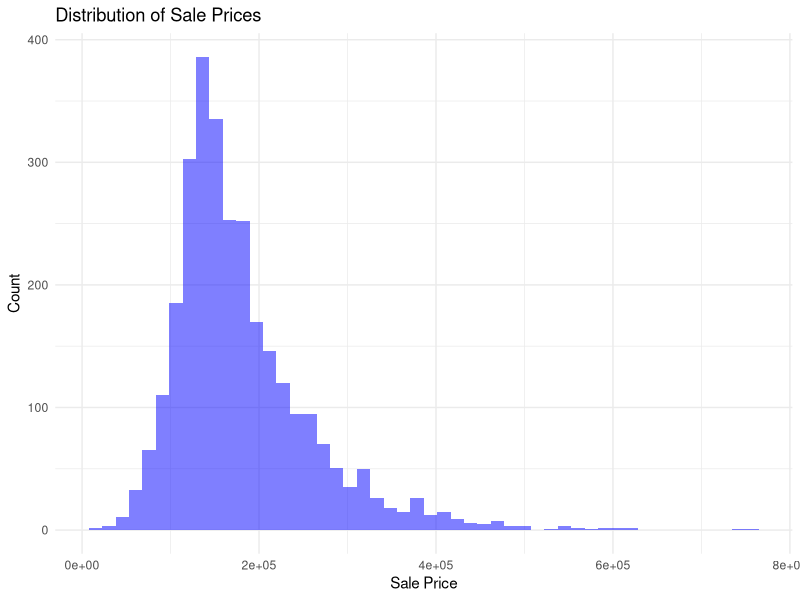
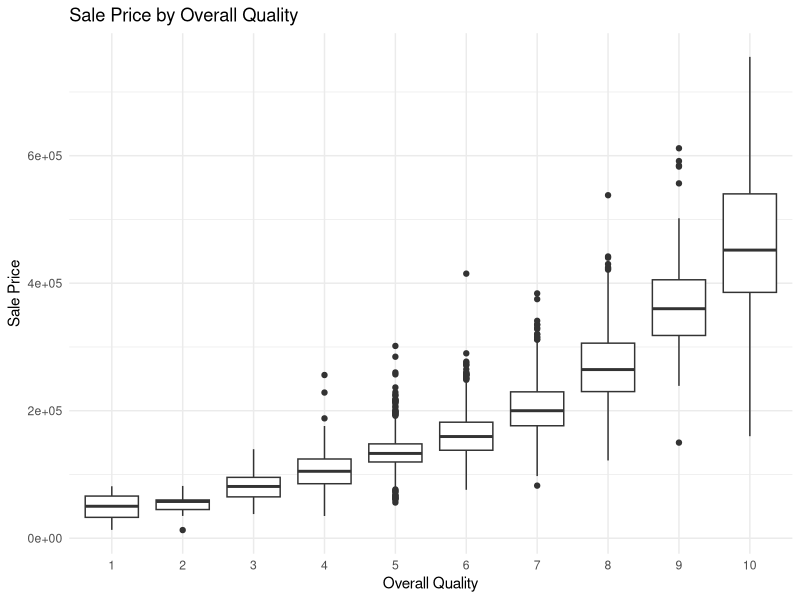
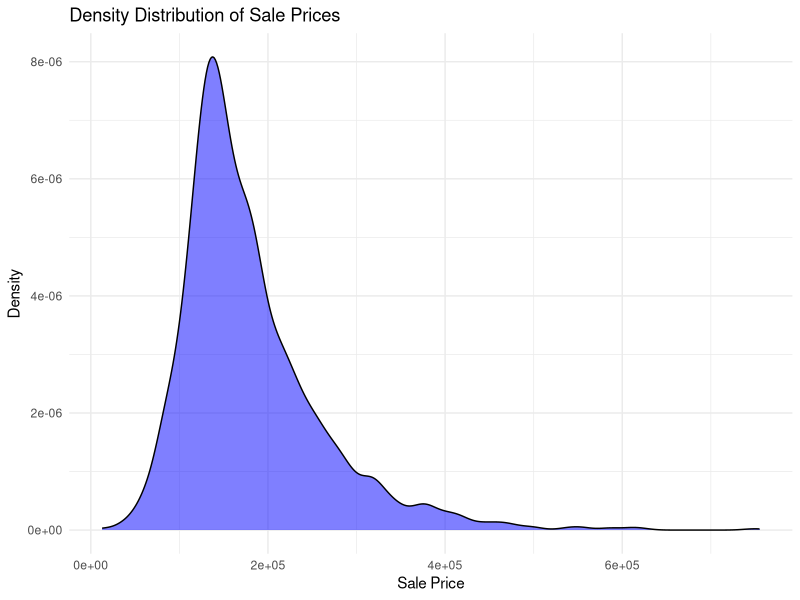
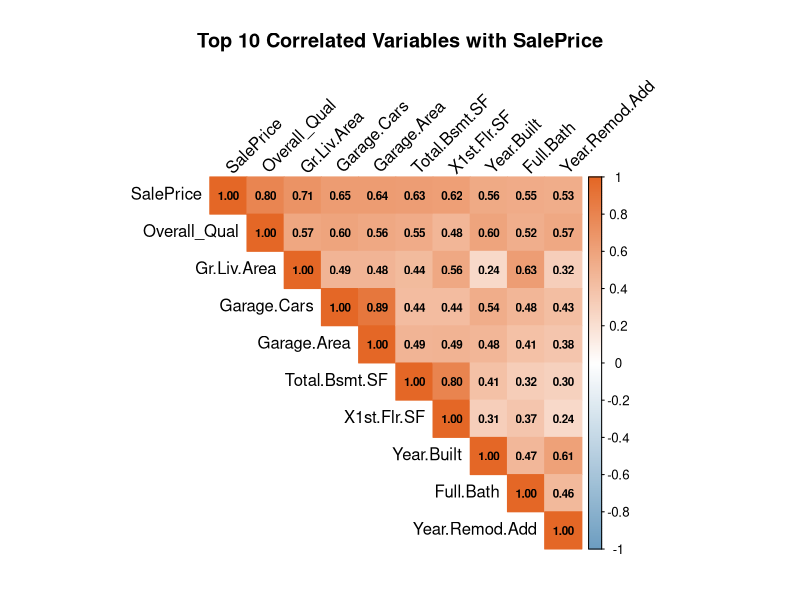
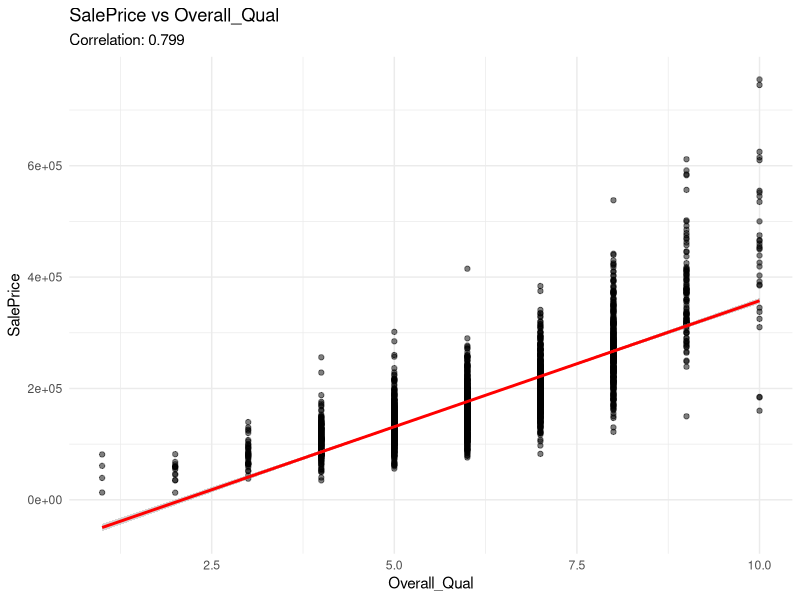
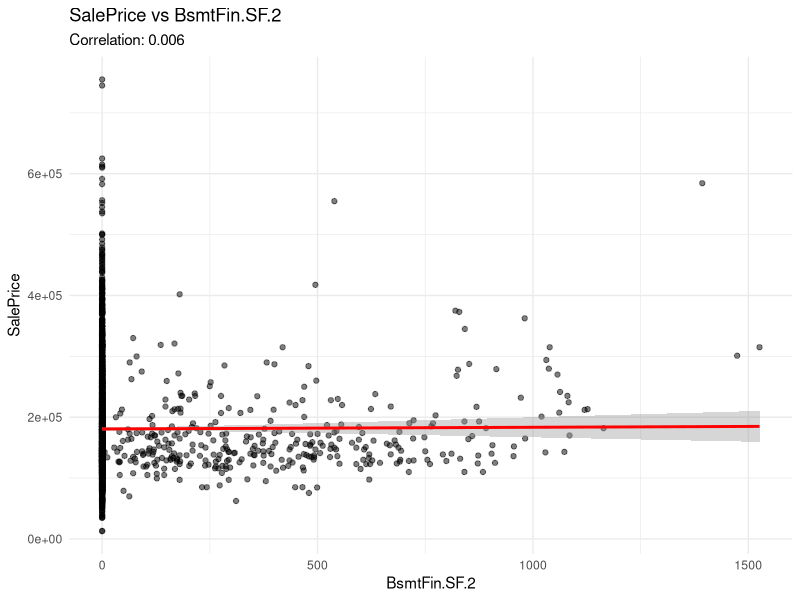
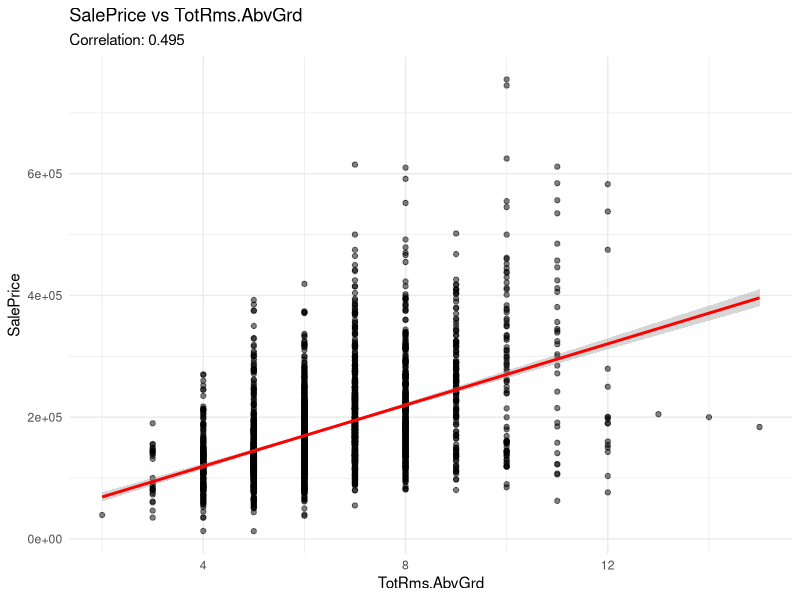
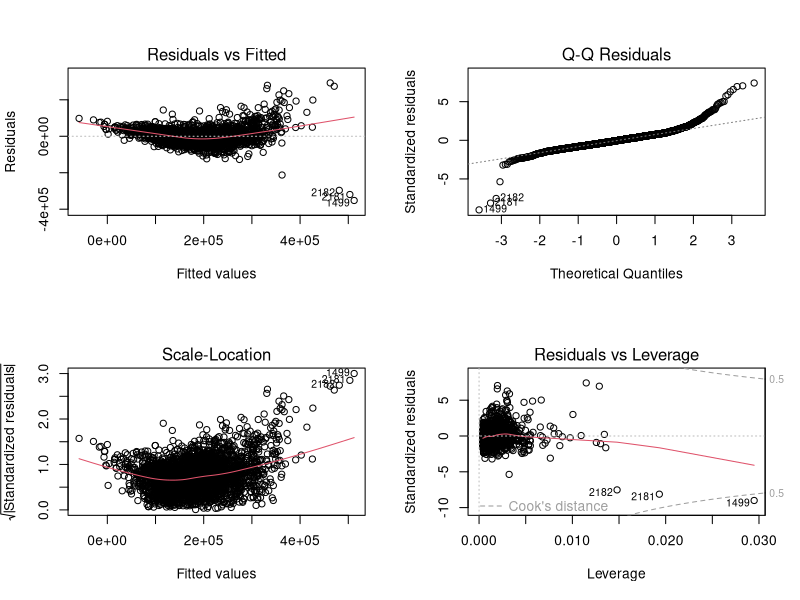

R code for these plots, in order:
# Load required libraries
library(readr)
library(dplyr)
library(ggplot2)
library(psych)
library(corrplot)

setwd(dirname(rstudioapi::getSourceEditorContext()$path))

dir.create("plots", showWarnings = FALSE)

ames_data <- read.csv("AmesHousing.csv")

#--------------------
# 1. Initial Data Exploration
#--------------------
# Display basic information
head(ames_data)
str(ames_data)
summary(ames_data)

# descriptive statistics
numeric_stats <- describe(ames_data[sapply(ames_data, is.numeric)])
print(numeric_stats)

#--------------------
# 2. Exploratory Data Analysis
#--------------------
# Sale Price Distribution
sale_price_hist <- ggplot(ames_data, aes(x = SalePrice)) +
  geom_histogram(bins = 50, fill = "blue", alpha = 0.5) +
  labs(title = "Distribution of Sale Prices",
       x = "Sale Price",
       y = "Count") +
  theme_minimal()
ggsave("plots/sale_price_distribution.png", 
       sale_price_hist, width = 10, height = 6)

# Quality vs Price
quality_price_plot <- ggplot(ames_data, aes(x = as.factor(Overall_Qual), y = SalePrice)) +
  geom_boxplot() +
  labs(title = "Sale Price by Overall Quality",
       x = "Overall Quality",
       y = "Sale Price") +
  theme_minimal()
ggsave("plots/quality_vs_price.png", 
       quality_price_plot, width = 10, height = 6)

# Sale Price Density
density_plot <- ggplot(ames_data, aes(x = SalePrice)) +
  geom_density(fill = "blue", alpha = 0.5) +
  labs(title = "Density Distribution of Sale Prices",
       x = "Sale Price",
       y = "Density") +
  theme_minimal()
ggsave("plots/sale_price_density.png", 
       density_plot, width = 10, height = 6)

#--------------------
# 3. Missing Value Analysis
#--------------------
# Identify missing values
missing_values <- colSums(is.na(ames_data))
missing_percent <- (missing_values/nrow(ames_data)) * 100
missing_summary <- data.frame(
  Missing_Count = missing_values,
  Missing_Percent = missing_percent
)
print(missing_summary[missing_summary$Missing_Count > 0, ])

# Create imputed dataset
ames_data_imputed <- ames_data
for(col in names(ames_data)) {
  if(is.numeric(ames_data[[col]])) {
    ames_data_imputed[[col]][is.na(ames_data_imputed[[col]])] <- mean(ames_data_imputed[[col]], na.rm = TRUE)
  }
}

#--------------------
# 4. Correlation Analysis
#--------------------
# Prepare numeric data
numeric_columns <- sapply(ames_data_imputed, is.numeric)
numeric_data <- ames_data_imputed[, numeric_columns]
numeric_data$Order <- NULL

correlation_matrix <- cor(numeric_data)

# Select top correlated variables with SalePrice
sale_price_cors <- sort(abs(correlation_matrix[, "SalePrice"]), decreasing = TRUE)
top_vars <- names(sale_price_cors)[1:10]  # Top 10 correlated variables

reduced_matrix <- correlation_matrix[top_vars, top_vars]

# Save correlation plot with improved readability
png("plots/correlation_matrix.png",
    width = 1000, height = 1000, res = 150)

corrplot(reduced_matrix, 
         method = "color", 
         type = "upper",
         tl.col = "black", 
         tl.srt = 45,
         addCoef.col = "black",
         number.cex = 0.7,        # Adjust size of correlation numbers
         col = colorRampPalette(c("#6D9EC1", "white", "#E46726"))(200),  # Custom color palette
         title = "Top 10 Correlated Variables with SalePrice",
         mar = c(2,2,4,2),       # Adjust margins
         number.digits = 2)       # Round to 2 decimal places

dev.off()

print("Top correlations with SalePrice:")
print(head(sale_price_cors, 10))

#--------------------
# 5. Correlation Matrix Interpretation
#--------------------
# Get exact correlations with SalePrice
sale_price_correlations <- correlation_matrix[, "SalePrice"]
sorted_correlations <- sort(sale_price_correlations, decreasing = TRUE)

# interpretation summary
cat("\nCorrelation Analysis Summary:\n")
cat("Strongest positive correlations with SalePrice:\n")
print(head(sorted_correlations, 5))

cat("\nWeakest correlations with SalePrice:\n")
print(tail(sorted_correlations, 5))

#--------------------
# 6. Scatter Plot Analysis
#--------------------
# Find variables for scatter plots
highest_cor <- names(sale_price_cors)[2]  # First is SalePrice itself
lowest_cor <- names(sort(abs(sale_price_correlations)))[1]
mid_cor <- names(which.min(abs(abs(sale_price_correlations) - 0.5)))

# Create scatter plots
# Highest correlation
high_scatter <- ggplot(ames_data_imputed, aes_string(x = highest_cor, y = "SalePrice")) +
  geom_point(alpha = 0.5) +
  geom_smooth(method = "lm", color = "red") +
  labs(title = paste("SalePrice vs", highest_cor),
       subtitle = paste("Correlation:", round(correlation_matrix[highest_cor, "SalePrice"], 3))) +
  theme_minimal()
ggsave("plots/highest_correlation_scatter.png", 
       high_scatter, width = 10, height = 6)

# Lowest correlation
low_scatter <- ggplot(ames_data_imputed, aes_string(x = lowest_cor, y = "SalePrice")) +
  geom_point(alpha = 0.5) +
  geom_smooth(method = "lm", color = "red") +
  labs(title = paste("SalePrice vs", lowest_cor),
       subtitle = paste("Correlation:", round(correlation_matrix[lowest_cor, "SalePrice"], 3))) +
  theme_minimal()
ggsave("plots/lowest_correlation_scatter.png", 
       low_scatter, width = 10, height = 6)

# Medium correlation (closest to 0.5)
mid_scatter <- ggplot(ames_data_imputed, aes_string(x = mid_cor, y = "SalePrice")) +
  geom_point(alpha = 0.5) +
  geom_smooth(method = "lm", color = "red") +
  labs(title = paste("SalePrice vs", mid_cor),
       subtitle = paste("Correlation:", round(correlation_matrix[mid_cor, "SalePrice"], 3))) +
  theme_minimal()
ggsave("plots/medium_correlation_scatter.png", 
       mid_scatter, width = 10, height = 6)

#--------------------
# 7. Initial Regression Model
#--------------------
# top 3 continuous variables based on correlation
top_predictors <- names(sale_price_cors)[2:4]  # Excluding SalePrice itself
cat("\nSelected predictors for regression model:\n")
print(top_predictors)

# Create the regression model
initial_model <- lm(SalePrice ~ get(top_predictors[1]) + 
                      get(top_predictors[2]) + 
                      get(top_predictors[3]), 
                    data = ames_data_imputed)

# Model summary
cat("\nRegression Model Summary:\n")
print(summary(initial_model))

# Create diagnostic plots
png("plots/regression_diagnostics.png",
    width = 1200, height = 1200, res = 150)
par(mfrow=c(2,2))
plot(initial_model)
dev.off()

# VIF to check for multicollinearity
library(car)
vif_values <- vif(initial_model)
cat("\nVariance Inflation Factors:\n")
print(vif_values)

#--------------------
# 8. Model Equation and Coefficient Interpretation
#--------------------
# Get model coefficients and variable names
model_coef <- round(coef(initial_model), 2)
model_vars <- top_predictors

# Print model equation
cat("\nModel Equation:\n")
cat("SalePrice =", model_coef[1], "+", 
    paste(model_coef[-1], "×", model_vars, collapse = " + "), "\n")

# Print coefficient interpretations
cat("\nCoefficient Interpretations:\n")
cat("• Intercept:", model_coef[1], 
    "- The expected sale price when all predictors are zero\n")

for(i in 1:length(model_vars)) {
  cat("•", model_vars[i], "coefficient:", model_coef[i+1],
      "- For each one unit increase in", model_vars[i],
      ", the sale price is expected to increase by $", model_coef[i+1],
      ", holding other variables constant\n")
}

#--------------------
# 9. Diagnostic Plot Interpretation
#--------------------
# Create diagnostic plots with detailed labels
png("plots/detailed_diagnostics.png",
    width = 1200, height = 1200, res = 150)
par(mfrow=c(2,2))

# Plot 1: Residuals vs Fitted
plot(initial_model, which = 1, 
     main = "Residuals vs Fitted\n(Check for Linearity)",
     caption = "")

# Plot 2: Normal Q-Q
plot(initial_model, which = 2,
     main = "Normal Q-Q Plot\n(Check for Normality)",
     caption = "")

# Plot 3: Scale-Location
plot(initial_model, which = 3,
     main = "Scale-Location\n(Check for Homoscedasticity)",
     caption = "")

# Plot 4: Residuals vs Leverage
plot(initial_model, which = 5,
     main = "Residuals vs Leverage\n(Check for Influential Points)",
     caption = "")

dev.off()

# diagnostic summary
cat("\nDiagnostic Plot Interpretations:\n")
cat("1. Residuals vs Fitted: Check for non-linear patterns\n")
cat("2. Normal Q-Q: Check if residuals follow normal distribution\n")
cat("3. Scale-Location: Check for constant variance\n")
cat("4. Residuals vs Leverage: Identify influential cases\n")

#--------------------
# 10. Multicollinearity Analysis
#--------------------
# VIF analysis
cat("\nDetailed Multicollinearity Analysis:\n")
cat("VIF Values and Interpretation:\n")
for(i in 1:length(top_predictors)) {
  cat(sprintf("%s: VIF = %.2f - %s\n", 
              top_predictors[i], 
              vif_values[i],
              ifelse(vif_values[i] > 5, "Potential multicollinearity", "Acceptable")))
}

# Correlation between predictors
predictor_cor <- cor(ames_data_imputed[, top_predictors])
cat("\nCorrelation between predictors:\n")
print(round(predictor_cor, 3))

cat("\nSuggestions for handling multicollinearity:\n")
high_vif <- names(vif_values[vif_values > 5])
if(length(high_vif) > 0) {
  cat("Variables with high VIF:", paste(high_vif, collapse=", "), "\n")
  cat("Recommended actions:\n")
  cat("1. Consider removing one of the highly correlated predictors\n")
  cat("2. Create composite variables\n")
  cat("3. Use regularization techniques\n")
} else {
  cat("No severe multicollinearity detected (all VIF < 5)\n")
}

#--------------------
# 11. Outlier Analysis
#--------------------
# Calculate standardized residuals
std_resid <- rstandard(initial_model)
outlier_indices <- which(abs(std_resid) > 2)

# Calculate Cook's distance
cooks_d <- cooks.distance(initial_model)
influential_points <- which(cooks_d > 4/length(cooks_d))

# Calculate leverage values
leverage <- hatvalues(initial_model)
high_leverage <- which(leverage > 2 * mean(leverage))

# summary dataframe of potential problematic points
problem_points <- data.frame(
  Index = 1:length(std_resid),
  Std_Residual = std_resid,
  Cooks_Distance = cooks_d,
  Leverage = leverage,
  SalePrice = ames_data_imputed$SalePrice
)

# Identify outliers
cat("\nOutlier Analysis Results:\n")
cat("\n1. Standardized Residuals (|std.residuals| > 2):\n")
print(problem_points[outlier_indices, ])

cat("\n2. Influential Points (Cook's distance):\n")
print(problem_points[influential_points, ])

cat("\n3. High Leverage Points:\n")
print(problem_points[high_leverage, ])

# Create visualization of outliers
png("plots/outlier_analysis.png",
    width = 1200, height = 800, res = 150)
par(mfrow = c(2,2))

# Plot 1: Standardized Residuals
plot(std_resid, 
     main = "Standardized Residuals",
     ylab = "Standardized Residuals",
     xlab = "Observation Number")
abline(h = c(-2, 2), col = "red", lty = 2)

# Plot 2: Cook's Distance
plot(cooks_d,
     main = "Cook's Distance",
     ylab = "Cook's Distance",
     xlab = "Observation Number")
abline(h = 4/length(cooks_d), col = "red", lty = 2)

# Plot 3: Leverage
plot(leverage,
     main = "Leverage Values",
     ylab = "Leverage",
     xlab = "Observation Number")
abline(h = 2 * mean(leverage), col = "red", lty = 2)

# Plot 4: Residuals vs Leverage with Cook's distance
plot(initial_model, which = 5)

dev.off()

# Recommendations
cat("\nRecommendations for Outlier Treatment:\n")
cat("1. Number of potential outliers (|std.residuals| > 2):", length(outlier_indices), "\n")
cat("2. Number of influential points:", length(influential_points), "\n")
cat("3. Number of high leverage points:", length(high_leverage), "\n")

# Decision criteria
cat("\nOutlier Treatment Decision:\n")
if(length(outlier_indices) > 0 || length(influential_points) > 0) {
  cat("Consider the following actions:\n")
  cat("1. Investigate extreme cases for data entry errors\n")
  cat("2. Consider removing points with both high leverage and large residuals\n")
  cat("3. Consider robust regression techniques\n")
  cat("4. Transform variables to reduce the impact of outliers\n")
} else {
  cat("No severe outlier issues detected\n")
}

#--------------------
# 12. Model Improvements
#--------------------
# Remove outliers identified by both high leverage and large residuals
outlier_threshold <- 2
leverage_threshold <- 2 * mean(leverage)
severe_outliers <- which(abs(std_resid) > outlier_threshold & leverage > leverage_threshold)

# Create cleaned dataset
ames_data_cleaned <- ames_data_imputed[-severe_outliers, ]

# Log transform the response variable to address non-linearity
ames_data_cleaned$log_SalePrice <- log(ames_data_cleaned$SalePrice)

# Create improved model
improved_model <- lm(log_SalePrice ~ get(top_predictors[1]) + 
                       get(top_predictors[2]) + 
                       get(top_predictors[3]), 
                     data = ames_data_cleaned)

# Compare models
cat("\nOriginal Model Summary:\n")
print(summary(initial_model)$r.squared)
print(summary(initial_model)$adj.r.squared)

cat("\nImproved Model Summary:\n")
print(summary(improved_model)$r.squared)
print(summary(improved_model)$adj.r.squared)

# Check if multicollinearity improved
improved_vif <- vif(improved_model)
cat("\nImproved Model VIF Values:\n")
print(improved_vif)

# Create diagnostic plots for improved model
png("plots/improved_model_diagnostics.png",
    width = 1200, height = 1200, res = 150)
par(mfrow=c(2,2))
plot(improved_model)
dev.off()

# Model improvement summary
cat("\nModel Improvement Summary:\n")
cat("1. Outliers removed:", length(severe_outliers), "observations\n")
cat("2. Response variable transformed using log transformation\n")
cat("3. R-squared comparison:\n")
cat("   Original:", round(summary(initial_model)$r.squared, 4), "\n")
cat("   Improved:", round(summary(improved_model)$r.squared, 4), "\n")

#--------------------
# 13. All Subsets Regression
#--------------------
# Install and load required package
if (!require(leaps)) install.packages("leaps")
library(leaps)

# Prepare data for all subsets regression
# Select numeric predictors (excluding SalePrice and log_SalePrice)
predictors <- names(ames_data_cleaned)[sapply(ames_data_cleaned, is.numeric)]
predictors <- predictors[!predictors %in% c("SalePrice", "log_SalePrice", "Order")]

# Create model matrix
X <- as.matrix(ames_data_cleaned[predictors])
y <- ames_data_cleaned$log_SalePrice

# Perform all subsets regression
all_subsets <- regsubsets(X, y, nbest = 1, nvmax = 8, method = "exhaustive")
summary_subsets <- summary(all_subsets)

# Create summary data frame
models_summary <- data.frame(
  Vars = 1:length(summary_subsets$rsq),
  RSS = summary_subsets$rss,
  R2 = summary_subsets$rsq,
  Adj_R2 = summary_subsets$adjr2,
  Cp = summary_subsets$cp,
  BIC = summary_subsets$bic
)

# Find best model based on adjusted R-squared
best_adj_r2 <- which.max(models_summary$Adj_R2)

# Get variables in best model
best_vars <- names(coef(all_subsets, best_adj_r2))[-1]  # Exclude intercept

# Fit the best model
best_model <- lm(log_SalePrice ~ ., 
                 data = ames_data_cleaned[c("log_SalePrice", best_vars)])

# Print results
cat("\nBest Model Selection Results:\n")
cat("Number of variables:", length(best_vars), "\n")
cat("Variables selected:", paste(best_vars, collapse = ", "), "\n")
cat("Adjusted R-squared:", round(summary(best_model)$adj.r.squared, 4), "\n\n")

# Print model equation
coef_values <- round(coef(best_model), 4)
equation <- paste("log(SalePrice) =", round(coef_values[1], 4))
for(i in 2:length(coef_values)) {
  term <- paste(ifelse(coef_values[i] >= 0, " + ", " - "),
                abs(coef_values[i]), " × ", 
                names(coef_values)[i])
  equation <- paste(equation, term)
}

cat("Best Model Equation:\n")
cat(equation, "\n")

# Create diagnostic plots for best model
png("plots/best_model_diagnostics.png",
    width = 1200, height = 1200, res = 150)
par(mfrow=c(2,2))
plot(best_model)
dev.off()

#--------------------
# 14. Model Comparison
#--------------------
# Compare model summaries
cat("\nModel Comparison:\n")
cat("\n1. Improved Model (Step 12):\n")
print(summary(improved_model)$call)
cat("Adjusted R-squared:", round(summary(improved_model)$adj.r.squared, 4))
cat("\nAIC:", AIC(improved_model))
cat("\nBIC:", BIC(improved_model))

cat("\n\n2. Best Subset Model (Step 13):\n")
print(summary(best_model)$call)
cat("Adjusted R-squared:", round(summary(best_model)$adj.r.squared, 4))
cat("\nAIC:", AIC(best_model))
cat("\nBIC:", BIC(best_model))

# Compare predictions
improved_predictions <- exp(predict(improved_model))
best_predictions <- exp(predict(best_model))

# Calculate RMSE for both models
improved_rmse <- sqrt(mean((ames_data_cleaned$SalePrice - improved_predictions)^2))
best_rmse <- sqrt(mean((ames_data_cleaned$SalePrice - best_predictions)^2))

cat("\n\nModel Performance Metrics:")
cat("\n1. Improved Model RMSE:", round(improved_rmse, 2))
cat("\n2. Best Subset Model RMSE:", round(best_rmse, 2))

# Create comparison visualization
png("plots/model_comparison.png",
    width = 1200, height = 600, res = 150)
par(mfrow = c(1,2))

# Plot 1: Predicted vs Actual for Improved Model
plot(ames_data_cleaned$SalePrice, improved_predictions,
     main = "Improved Model\nPredicted vs Actual",
     xlab = "Actual Price",
     ylab = "Predicted Price")
abline(0, 1, col = "red")

# Plot 2: Predicted vs Actual for Best Subset Model
plot(ames_data_cleaned$SalePrice, best_predictions,
     main = "Best Subset Model\nPredicted vs Actual",
     xlab = "Actual Price",
     ylab = "Predicted Price")
abline(0, 1, col = "red")

dev.off()

# Print comprehensive comparison
cat("\n\nComprehensive Model Comparison:\n")
cat("\n1. Model Complexity:")
cat("\n   - Improved Model Variables:", length(coef(improved_model)))
cat("\n   - Best Subset Model Variables:", length(coef(best_model)))

cat("\n\n2. Model Accuracy:")
cat("\n   - Improved Model:")
cat("\n     * Adjusted R-squared:", round(summary(improved_model)$adj.r.squared, 4))
cat("\n     * RMSE:", round(improved_rmse, 2))
cat("\n   - Best Subset Model:")
cat("\n     * Adjusted R-squared:", round(summary(best_model)$adj.r.squared, 4))
cat("\n     * RMSE:", round(best_rmse, 2))

cat("\n\n3. Model Selection Criteria:")
cat("\n   - Improved Model:")
cat("\n     * AIC:", round(AIC(improved_model), 2))
cat("\n     * BIC:", round(BIC(improved_model), 2))
cat("\n   - Best Subset Model:")
cat("\n     * AIC:", round(AIC(best_model), 2))
cat("\n     * BIC:", round(BIC(best_model), 2))

# Preferred model recommendation
cat("\n\nPreferred Model Recommendation:")
if(summary(best_model)$adj.r.squared > summary(improved_model)$adj.r.squared && 
   best_rmse < improved_rmse) {
  cat("\nThe Best Subset Model is preferred because:")
  cat("\n1. Higher adjusted R-squared")
  cat("\n2. Lower RMSE")
  cat("\n3. More comprehensive variable selection")
} else if(summary(improved_model)$adj.r.squared > summary(best_model)$adj.r.squared && 
          improved_rmse < best_rmse) {
  cat("\nThe Improved Model is preferred because:")
  cat("\n1. Higher adjusted R-squared")
  cat("\n2. Lower RMSE")
  cat("\n3. More parsimonious (simpler model)")
} else {
  cat("\nBoth models have their merits:")
  cat("\n- Best Subset Model: More comprehensive but complex")
  cat("\n- Improved Model: Simpler but still effective")
  cat("\nFinal choice depends on specific needs (simplicity vs. accuracy)")
}
